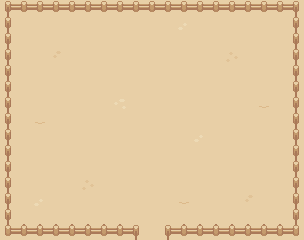

A 2D game scene composited from a Tiled map and its tileset images. What follows is a short description and the map's XML, with every tile layer's data as written:
An orthogonal 19x15 tile map with 16x16 px tiles, 2 tile layers (Dirt, Decorations), 1 hidden layer not drawn, 2 tilesets and 1 object.

<map version="1.10" tiledversion="1.11.2" orientation="orthogonal" renderorder="right-down" width="19" height="15" tilewidth="16" tileheight="16" infinite="0" nextlayerid="6" nextobjectid="3">
 <tileset firstgid="1" source="Fences.tsx" />
 <tileset firstgid="17" source="Tilled Dirt.tsx" />
 <layer id="3" name="Dirt" width="19" height="15">
  <data encoding="csv">
17,17,17,17,17,17,17,17,17,17,17,17,17,17,17,17,17,17,17,
17,17,17,17,17,17,17,17,17,17,17,26,17,17,17,17,17,17,17,
17,17,17,17,17,17,17,17,17,17,17,17,17,17,17,17,17,17,17,
17,17,17,27,17,17,17,17,17,17,17,17,17,17,18,17,17,17,17,
17,17,17,17,17,17,17,17,17,17,17,17,17,17,17,17,17,17,17,
17,17,17,17,17,17,17,17,17,17,17,17,17,17,17,17,17,17,17,
17,17,17,17,17,17,17,19,17,17,17,17,17,17,17,17,25,17,17,
17,17,25,17,17,17,17,17,17,17,17,17,17,17,17,17,17,17,17,
17,17,17,17,17,17,17,17,17,17,17,17,26,17,17,17,17,17,17,
17,17,17,17,17,17,17,17,17,17,17,17,17,17,17,17,17,17,17,
17,17,17,17,17,17,17,17,17,17,17,17,17,17,17,17,17,17,17,
17,17,17,17,17,18,17,17,17,17,17,17,17,17,17,17,17,17,17,
17,17,26,17,17,17,17,17,17,17,17,25,17,17,17,27,17,17,17,
17,17,17,17,17,17,17,17,17,17,17,17,17,17,17,17,17,17,17,
17,17,17,17,17,17,17,17,17,17,17,17,17,17,17,17,17,17,17
</data>
 </layer>
 <layer id="1" name="Decorations" width="19" height="15">
  <data encoding="csv">
2,15,15,15,15,15,15,15,15,15,15,15,15,15,15,15,15,15,4,
5,0,0,0,0,0,0,0,0,0,0,0,0,0,0,0,0,0,5,
5,0,0,0,0,0,0,0,0,0,0,0,0,0,0,0,0,0,5,
5,0,0,0,0,0,0,0,0,0,0,0,0,0,0,0,0,0,5,
5,0,0,0,0,0,0,0,0,0,0,0,0,0,0,0,0,0,5,
5,0,0,0,0,0,0,0,0,0,0,0,0,0,0,0,0,0,5,
5,0,0,0,0,0,0,0,0,0,0,0,0,0,0,0,0,0,5,
5,0,0,0,0,0,0,0,0,0,0,0,0,0,0,0,0,0,5,
5,0,0,0,0,0,0,0,0,0,0,0,0,0,0,0,0,0,5,
5,0,0,0,0,0,0,0,0,0,0,0,0,0,0,0,0,0,5,
5,0,0,0,0,0,0,0,0,0,0,0,0,0,0,0,0,0,5,
5,0,0,0,0,0,0,0,0,0,0,0,0,0,0,0,0,0,5,
5,0,0,0,0,0,0,0,0,0,0,0,0,0,0,0,0,0,5,
5,0,0,0,0,0,0,0,0,0,0,0,0,0,0,0,0,0,5,
10,11,11,11,11,11,11,11,4,17,2,11,11,11,11,11,11,11,12
</data>
 </layer>
 <objectgroup id="4" name="Doors">
  <object id="1" x="144" y="224" width="16" height="16">
   <properties>
    <property name="spawnX" type="int" value="27" />
    <property name="spawnY" type="int" value="22" />
    <property name="targetMap" value="previousMap" />
    <property name="type" value="entrance" />
   </properties>
  </object>
 </objectgroup>
 <layer id="5" name="Collision" width="19" height="15" visible="0">
  <data encoding="csv">
17,17,17,17,17,17,17,17,17,17,17,17,17,17,17,17,17,17,17,
17,0,0,0,0,0,0,0,0,0,0,0,0,0,0,0,0,0,17,
17,0,0,0,0,0,0,0,0,0,0,0,0,0,0,0,0,0,17,
17,0,0,0,0,0,0,0,0,0,0,0,0,0,0,0,0,0,17,
17,0,0,0,0,0,0,0,0,0,0,0,0,0,0,0,0,0,17,
17,0,0,0,0,0,0,0,0,0,0,0,0,0,0,0,0,0,17,
17,0,0,0,0,0,0,0,0,0,0,0,0,0,0,0,0,0,17,
17,0,0,0,0,0,0,0,0,0,0,0,0,0,0,0,0,0,17,
17,0,0,0,0,0,0,0,0,0,0,0,0,0,0,0,0,0,17,
17,0,0,0,0,0,0,0,0,0,0,0,0,0,0,0,0,0,17,
17,0,0,0,0,0,0,0,0,0,0,0,0,0,0,0,0,0,17,
17,0,0,0,0,0,0,0,0,0,0,0,0,0,0,0,0,0,17,
17,0,0,0,0,0,0,0,0,0,0,0,0,0,0,0,0,0,17,
17,0,0,0,0,0,0,0,0,0,0,0,0,0,0,0,0,0,17,
17,17,17,17,17,17,17,17,17,0,17,17,17,17,17,17,17,17,17
</data>
 </layer>
</map>
